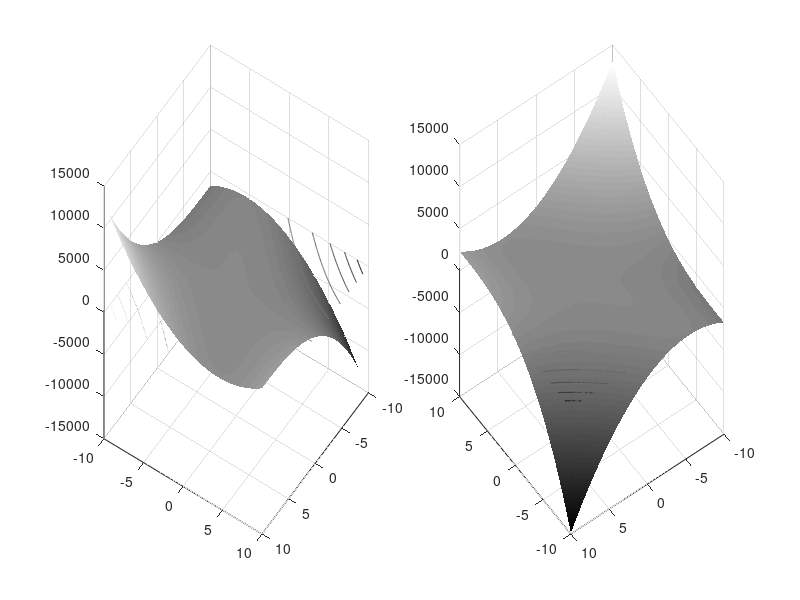

This chart was generated by the following MATLAB code:
function graphF

% Create figure
figure1 = figure('Position',[1 400 1200 600]);
colormap('gray');
axis square;
[X,Y] = meshgrid(-10:0.1:10);
%Z=ex2(X,Y);
%Z=X.^3+Y.^2+3*X;
%Z = abs(X.^3);
%Z=Y.^4 + X.^4 - 3*X*Y;
Z = 2*X.^3 - 3*X.^2 -6*X.*Y.*(X-Y-1);

% Create subplot
subplot1 = subplot(1,2,1,'Parent',figure1);
view([124 34]);
grid('on');
hold('all');

% Create surface
surf(X,Y,Z,'Parent',subplot1,'LineStyle','none');

% Create contour
contour(X,Y,Z,'Parent',subplot1);

% Create subplot
subplot2 = subplot(1,2,2,'Parent',figure1);
view([234 34]);
grid('on');
hold('all');

% Create surface
surf(X,Y,Z,'Parent',subplot2,'LineStyle','none');

% Create contour
contour(X,Y,Z,'Parent',subplot2);
end